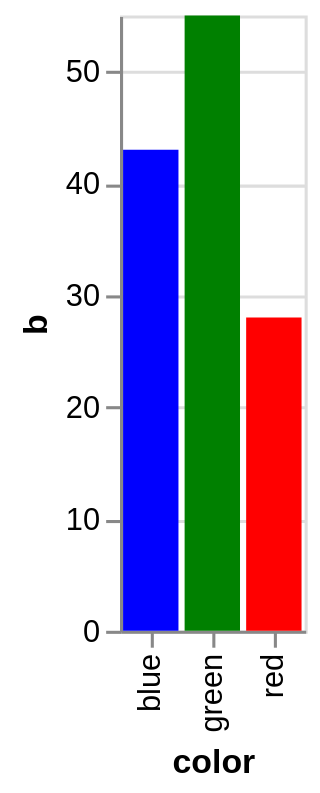

Source (Vega-Lite JSON):
### Vega specification from a JSON file in a GitHub repository (floating-point values rounded to 4 significant figures)
{"$schema": "https://vega.github.io/schema/vega/v5.json", "description": "A bar chart that directly encodes color names in the data.", "autosize": "pad", "padding": 5, "height": 200, "style": "cell", "data": [{"name": "source_0", "values": [{"color": "red", "b": 28}, {"color": "green", "b": 55}, {"color": "blue", "b": 43}]}, {"name": "data_0", "source": "source_0", "transform": [{"type": "filter", "expr": "datum[\"b\"] !== null && !isNaN(datum[\"b\"])"}]}], "signals": [{"name": "x_step", "value": 20}, {"name": "width", "update": "bandspace(domain('x').length, 0.1, 0.05) * x_step"}], "marks": [{"name": "marks", "type": "rect", "style": ["bar"], "from": {"data": "data_0"}, "encode": {"update": {"fill": {"field": "color"}, "x": {"scale": "x", "field": "color"}, "width": {"scale": "x", "band": true}, "y": {"scale": "y", "field": "b"}, "y2": {"scale": "y", "value": 0}}}}], "scales": [{"name": "x", "type": "band", "domain": {"data": "data_0", "field": "color", "sort": true}, "range": {"step": {"signal": "x_step"}}, "paddingInner": 0.1, "paddingOuter": 0.05}, {"name": "y", "type": "linear", "domain": {"data": "data_0", "field": "b"}, "range": [{"signal": "height"}, 0], "nice": true, "zero": true}], "axes": [{"scale": "y", "orient": "left", "gridScale": "x", "grid": true, "tickCount": {"signal": "ceil(height/40)"}, "domain": false, "labels": false, "maxExtent": 0, "minExtent": 0, "ticks": false, "zindex": 0}, {"scale": "x", "orient": "bottom", "grid": false, "title": "color", "labelAlign": "right", "labelAngle": 270, "labelBaseline": "middle", "zindex": 0}, {"scale": "y", "orient": "left", "grid": false, "title": "b", "labelOverlap": true, "tickCount": {"signal": "ceil(height/40)"}, "zindex": 0}]}
